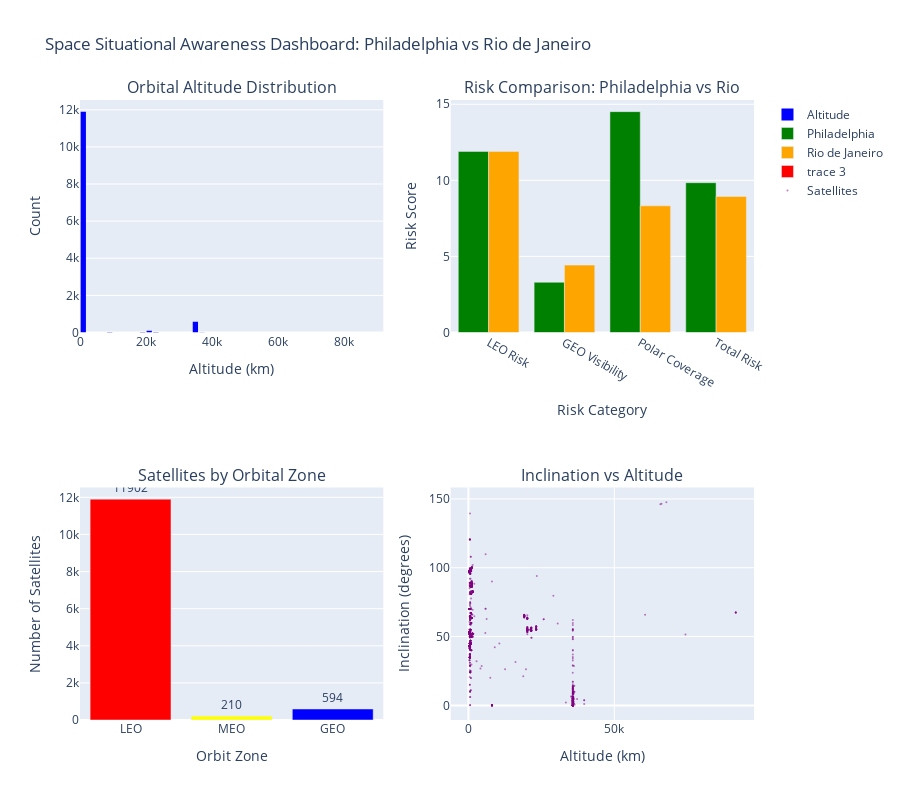

The notebook cell saved with this chart:
### Code cell
import requests
import pandas as pd
import numpy as np
from skyfield.api import load, EarthSatellite, wgs84, utc
from datetime import datetime, timedelta
import plotly.graph_objects as go
from plotly.subplots import make_subplots

# Step 1: Fetch satellite data
print("Fetching satellite data...")
url = "https://celestrak.org/NORAD/elements/gp.php?GROUP=active&FORMAT=tle"
response = requests.get(url)

satellites = []
lines = response.text.strip().split('\n')
ts = load.timescale()

for i in range(0, len(lines)-2, 3):
    try:
        name = lines[i].strip()
        line1 = lines[i+1].strip()
        line2 = lines[i+2].strip()
        
        mean_motion = float(line2[52:63])
        orbital_period_minutes = 1440 / mean_motion
        altitude_km = ((orbital_period_minutes * 60)**2 * 398600.5 / (4 * np.pi**2))**(1/3) - 6371
        
        satellites.append({
            'name': name,
            'norad_id': line1[2:7],
            'inclination': float(line2[8:16]),
            'eccentricity': float('0.' + line2[26:33]),
            'mean_motion': mean_motion,
            'altitude_km': altitude_km
        })
    except:
        continue

df_satellites = pd.DataFrame(satellites)
print(f"Loaded {len(df_satellites)} satellites\n")

# Step 2: Define cities
cities = {
    'Philadelphia': {'lat': 39.9526, 'lon': -75.1652},
    'Rio de Janeiro': {'lat': -22.9068, 'lon': -43.1729}
}

# Step 3: Create risk assessment based on orbital characteristics
cities_risk = []
for city_name, coords in cities.items():
    lat = coords['lat']
    
    # Calculate risk factors
    leo_count = len(df_satellites[df_satellites['altitude_km'] < 2000])
    leo_risk = leo_count / 1000
    
    geo_visibility = 1 - (abs(lat) / 90)
    geo_count = len(df_satellites[df_satellites['altitude_km'] >= 35786])
    geo_risk = geo_count * geo_visibility / 100
    
    polar_sats = df_satellites[(df_satellites['inclination'] > 80) & 
                               (df_satellites['inclination'] < 100)]
    polar_risk = len(polar_sats) * (abs(lat) / 90) / 100
    
    total_risk = (leo_risk * 0.5 + geo_risk * 0.3 + polar_risk * 0.2)
    
    cities_risk.append({
        'City': city_name,
        'Latitude': lat,
        'Longitude': coords['lon'],
        'LEO Risk Factor': round(leo_risk, 3),
        'GEO Visibility Factor': round(geo_risk, 3),
        'Polar Coverage Factor': round(polar_risk, 3),
        'Total Risk Score': round(total_risk, 3),
        'Risk Level': 'High' if total_risk > 0.5 else 'Medium' if total_risk > 0.3 else 'Low'
    })

risk_df = pd.DataFrame(cities_risk)
print("City Risk Assessment:")
print(risk_df[['City', 'LEO Risk Factor', 'GEO Visibility Factor', 
               'Polar Coverage Factor', 'Total Risk Score', 'Risk Level']].to_string())
print("\n")

# Step 4: Create comprehensive dashboard
fig = make_subplots(
    rows=2, cols=2,
    subplot_titles=('Orbital Altitude Distribution', 
                    'Risk Comparison: Philadelphia vs Rio',
                    'Satellites by Orbital Zone', 
                    'Inclination vs Altitude'),
    specs=[[{'type': 'histogram'}, {'type': 'bar'}],
           [{'type': 'bar'}, {'type': 'scatter'}]]
)

# Plot 1: Altitude distribution
fig.add_trace(
    go.Histogram(x=df_satellites['altitude_km'], nbinsx=50, 
                 name='Altitude', marker_color='blue'),
    row=1, col=1
)

# Plot 2: Risk comparison
fig.add_trace(
    go.Bar(name='Philadelphia', 
           x=['LEO Risk', 'GEO Visibility', 'Polar Coverage', 'Total Risk'], 
           y=[risk_df.iloc[0]['LEO Risk Factor'], 
              risk_df.iloc[0]['GEO Visibility Factor'],
              risk_df.iloc[0]['Polar Coverage Factor'],
              risk_df.iloc[0]['Total Risk Score']],
           marker_color='green'),
    row=1, col=2
)
fig.add_trace(
    go.Bar(name='Rio de Janeiro', 
           x=['LEO Risk', 'GEO Visibility', 'Polar Coverage', 'Total Risk'], 
           y=[risk_df.iloc[1]['LEO Risk Factor'], 
              risk_df.iloc[1]['GEO Visibility Factor'],
              risk_df.iloc[1]['Polar Coverage Factor'],
              risk_df.iloc[1]['Total Risk Score']],
           marker_color='orange'),
    row=1, col=2
)

# Plot 3: Satellites by zone
leo = len(df_satellites[df_satellites['altitude_km'] < 2000])
meo = len(df_satellites[(df_satellites['altitude_km'] >= 2000) & 
                        (df_satellites['altitude_km'] < 35786)])
geo = len(df_satellites[df_satellites['altitude_km'] >= 35786])

fig.add_trace(
    go.Bar(x=['LEO', 'MEO', 'GEO'],
           y=[leo, meo, geo],
           text=[f'{leo}', f'{meo}', f'{geo}'],
           textposition='outside',
           marker_color=['red', 'yellow', 'blue']),
    row=2, col=1
)

# Plot 4: Inclination vs Altitude scatter
fig.add_trace(
    go.Scatter(x=df_satellites['altitude_km'], 
               y=df_satellites['inclination'],
               mode='markers',
               marker=dict(size=2, opacity=0.5, color='purple'),
               name='Satellites'),
    row=2, col=2
)

# Update layout
fig.update_layout(height=800, showlegend=True, 
                  title_text="Space Situational Awareness Dashboard: Philadelphia vs Rio de Janeiro")
fig.update_xaxes(title_text="Altitude (km)", row=1, col=1)
fig.update_xaxes(title_text="Risk Category", row=1, col=2)
fig.update_xaxes(title_text="Orbit Zone", row=2, col=1)
fig.update_xaxes(title_text="Altitude (km)", row=2, col=2)
fig.update_yaxes(title_text="Count", row=1, col=1)
fig.update_yaxes(title_text="Risk Score", row=1, col=2)
fig.update_yaxes(title_text="Number of Satellites", row=2, col=1)
fig.update_yaxes(title_text="Inclination (degrees)", row=2, col=2)

fig.show()

# Summary statistics for presentation
print("\nKey Findings for Presentation:")
print(f"- Total Active Satellites Tracked: {len(df_satellites)}")
print(f"- LEO Satellites (highest collision risk): {leo}")
print(f"- Philadelphia Risk Level: {risk_df.iloc[0]['Risk Level']} (Score: {risk_df.iloc[0]['Total Risk Score']})")
print(f"- Rio de Janeiro Risk Level: {risk_df.iloc[1]['Risk Level']} (Score: {risk_df.iloc[1]['Total Risk Score']})")

### Figure 1 — Plotly figure (JSON) as saved in the notebook; plotly's stock layout.template omitted (floating-point values rounded to 4 significant figures; data arrays with more than 128 entries replaced by an {"elided": "..."} marker saying what was removed)
{"data": [{"marker": {"color": "blue"}, "name": "Altitude", "nbinsx": 50, "type": "histogram", "x": {"elided": "12706 float values"}, "xaxis": "x", "yaxis": "y"}, {"marker": {"color": "green"}, "name": "Philadelphia", "type": "bar", "x": ["LEO Risk", "GEO Visibility", "Polar Coverage", "Total Risk"], "xaxis": "x2", "y": [11.9, 3.303, 14.52, 9.845], "yaxis": "y2"}, {"marker": {"color": "orange"}, "name": "Rio de Janeiro", "type": "bar", "x": ["LEO Risk", "GEO Visibility", "Polar Coverage", "Total Risk"], "xaxis": "x2", "y": [11.9, 4.428, 8.323, 8.944], "yaxis": "y2"}, {"marker": {"color": ["red", "yellow", "blue"]}, "text": ["11902", "210", "594"], "textposition": "outside", "type": "bar", "x": ["LEO", "MEO", "GEO"], "xaxis": "x3", "y": [11902, 210, 594], "yaxis": "y3"}, {"marker": {"color": "purple", "opacity": 0.5, "size": 2}, "mode": "markers", "name": "Satellites", "type": "scatter", "x": {"elided": "12706 float values"}, "xaxis": "x4", "y": {"elided": "12706 float values"}, "yaxis": "y4"}], "layout": {"annotations": [{"font": {"size": 16}, "showarrow": false, "text": "Orbital Altitude Distribution", "x": 0.225, "xanchor": "center", "xref": "paper", "y": 1, "yanchor": "bottom", "yref": "paper"}, {"font": {"size": 16}, "showarrow": false, "text": "Risk Comparison: Philadelphia vs Rio", "x": 0.775, "xanchor": "center", "xref": "paper", "y": 1, "yanchor": "bottom", "yref": "paper"}, {"font": {"size": 16}, "showarrow": false, "text": "Satellites by Orbital Zone", "x": 0.225, "xanchor": "center", "xref": "paper", "y": 0.375, "yanchor": "bottom", "yref": "paper"}, {"font": {"size": 16}, "showarrow": false, "text": "Inclination vs Altitude", "x": 0.775, "xanchor": "center", "xref": "paper", "y": 0.375, "yanchor": "bottom", "yref": "paper"}], "height": 800, "showlegend": true, "title": {"text": "Space Situational Awareness Dashboard: Philadelphia vs Rio de Janeiro"}, "xaxis": {"anchor": "y", "domain": [0, 0.45], "title": {"text": "Altitude (km)"}}, "xaxis2": {"anchor": "y2", "domain": [0.55, 1], "title": {"text": "Risk Category"}}, "xaxis3": {"anchor": "y3", "domain": [0, 0.45], "title": {"text": "Orbit Zone"}}, "xaxis4": {"anchor": "y4", "domain": [0.55, 1], "title": {"text": "Altitude (km)"}}, "yaxis": {"anchor": "x", "domain": [0.625, 1], "title": {"text": "Count"}}, "yaxis2": {"anchor": "x2", "domain": [0.625, 1], "title": {"text": "Risk Score"}}, "yaxis3": {"anchor": "x3", "domain": [0, 0.375], "title": {"text": "Number of Satellites"}}, "yaxis4": {"anchor": "x4", "domain": [0, 0.375], "title": {"text": "Inclination (degrees)"}}}}
